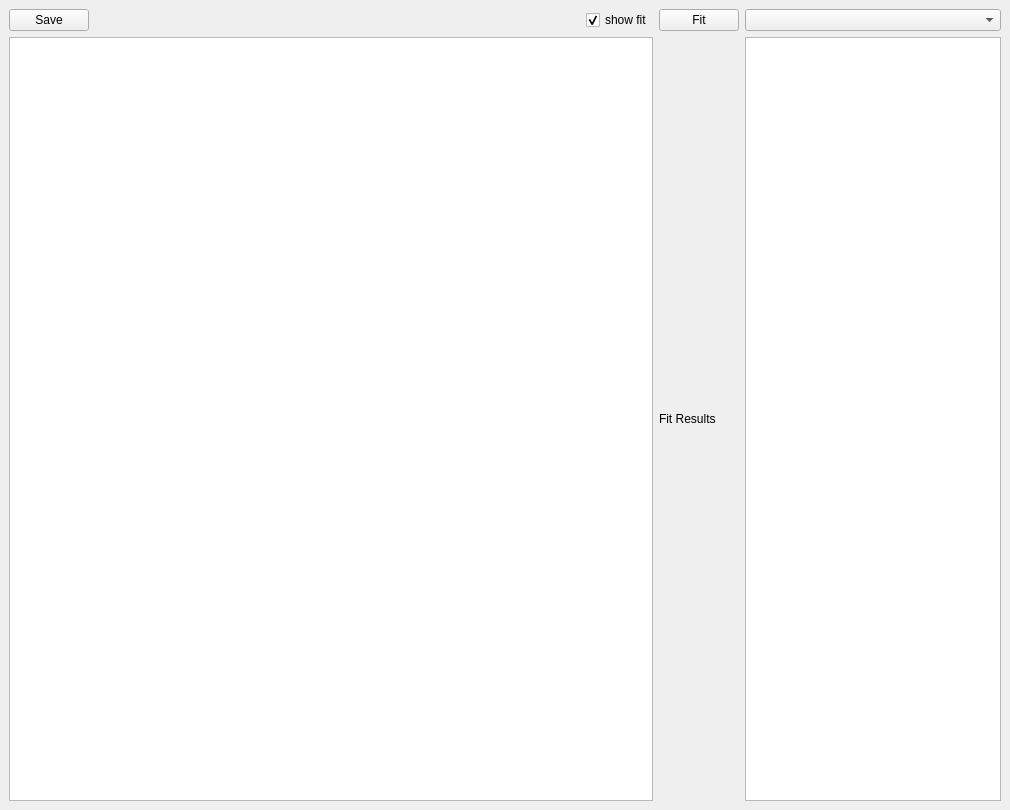
<?xml version="1.0" encoding="UTF-8"?>
<ui version="4.0">
 <class>DockWidget</class>
 <widget class="QDockWidget" name="DockWidget">
  <property name="geometry">
   <rect>
    <x>0</x>
    <y>0</y>
    <width>1010</width>
    <height>810</height>
   </rect>
  </property>
  <property name="sizePolicy">
   <sizepolicy hsizetype="Expanding" vsizetype="Expanding">
    <horstretch>0</horstretch>
    <verstretch>0</verstretch>
   </sizepolicy>
  </property>
  <property name="windowTitle">
   <string>Plot</string>
  </property>
  <widget class="QWidget" name="dockWidgetContents">
   <layout class="QHBoxLayout" name="horizontalLayout">
    <item>
     <layout class="QVBoxLayout" name="verticalLayout">
      <property name="leftMargin">
       <number>0</number>
      </property>
      <item>
       <layout class="QHBoxLayout" name="horizontalLayout_2">
        <property name="topMargin">
         <number>0</number>
        </property>
        <item>
         <widget class="QPushButton" name="save_pushButton">
          <property name="text">
           <string>Save</string>
          </property>
         </widget>
        </item>
        <item>
         <spacer name="horizontalSpacer">
          <property name="orientation">
           <enum>Qt::Horizontal</enum>
          </property>
          <property name="sizeHint" stdset="0">
           <size>
            <width>40</width>
            <height>20</height>
           </size>
          </property>
         </spacer>
        </item>
        <item>
         <widget class="QCheckBox" name="show_fit_checkBox">
          <property name="text">
           <string>show fit</string>
          </property>
          <property name="checked">
           <bool>true</bool>
          </property>
         </widget>
        </item>
       </layout>
      </item>
      <item>
       <widget class="PlotWidget" name="plot_PlotWidget"/>
      </item>
     </layout>
    </item>
    <item>
     <layout class="QGridLayout" name="gridLayout">
      <property name="leftMargin">
       <number>0</number>
      </property>
      <item row="1" column="0">
       <widget class="QPushButton" name="fit_pushButton">
        <property name="text">
         <string>Fit</string>
        </property>
       </widget>
      </item>
      <item row="1" column="1">
       <widget class="FitSettingsComboBox" name="fit_comboBox"/>
      </item>
      <item row="2" column="0">
       <widget class="QLabel" name="fit_label">
        <property name="sizePolicy">
         <sizepolicy hsizetype="Minimum" vsizetype="Preferred">
          <horstretch>0</horstretch>
          <verstretch>0</verstretch>
         </sizepolicy>
        </property>
        <property name="text">
         <string>Fit Results</string>
        </property>
       </widget>
      </item>
      <item row="2" column="1">
       <widget class="QTextBrowser" name="fit_textBrowser">
        <property name="sizePolicy">
         <sizepolicy hsizetype="Preferred" vsizetype="Expanding">
          <horstretch>0</horstretch>
          <verstretch>0</verstretch>
         </sizepolicy>
        </property>
       </widget>
      </item>
     </layout>
    </item>
   </layout>
  </widget>
 </widget>
 <customwidgets>
  <customwidget>
   <class>PlotWidget</class>
   <extends>QGraphicsView</extends>
   <header>pyqtgraph</header>
  </customwidget>
  <customwidget>
   <class>FitSettingsComboBox</class>
   <extends>QComboBox</extends>
   <header>gui/fitsettings</header>
  </customwidget>
 </customwidgets>
 <resources/>
 <connections>
  <connection>
   <sender>show_fit_checkBox</sender>
   <signal>toggled(bool)</signal>
   <receiver>fit_textBrowser</receiver>
   <slot>setVisible(bool)</slot>
   <hints>
    <hint type="sourcelabel">
     <x>604</x>
     <y>48</y>
    </hint>
    <hint type="destinationlabel">
     <x>871</x>
     <y>433</y>
    </hint>
   </hints>
  </connection>
  <connection>
   <sender>show_fit_checkBox</sender>
   <signal>toggled(bool)</signal>
   <receiver>fit_comboBox</receiver>
   <slot>setVisible(bool)</slot>
   <hints>
    <hint type="sourcelabel">
     <x>604</x>
     <y>48</y>
    </hint>
    <hint type="destinationlabel">
     <x>871</x>
     <y>48</y>
    </hint>
   </hints>
  </connection>
  <connection>
   <sender>show_fit_checkBox</sender>
   <signal>toggled(bool)</signal>
   <receiver>fit_label</receiver>
   <slot>setVisible(bool)</slot>
   <hints>
    <hint type="sourcelabel">
     <x>604</x>
     <y>48</y>
    </hint>
    <hint type="destinationlabel">
     <x>695</x>
     <y>433</y>
    </hint>
   </hints>
  </connection>
  <connection>
   <sender>show_fit_checkBox</sender>
   <signal>toggled(bool)</signal>
   <receiver>fit_pushButton</receiver>
   <slot>setVisible(bool)</slot>
   <hints>
    <hint type="sourcelabel">
     <x>604</x>
     <y>48</y>
    </hint>
    <hint type="destinationlabel">
     <x>695</x>
     <y>48</y>
    </hint>
   </hints>
  </connection>
 </connections>
</ui>
